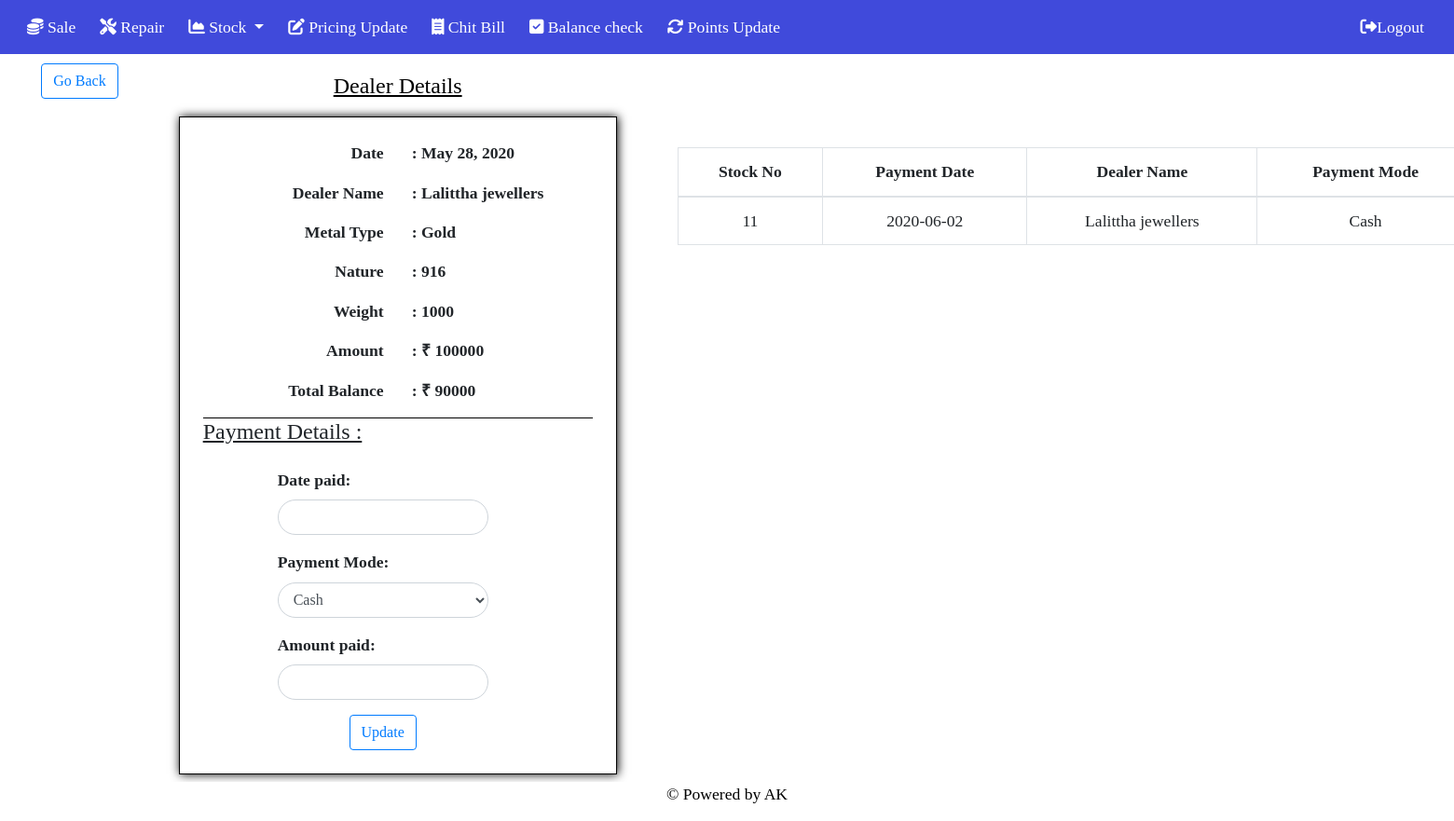
/shop/Resources/bulk/Pay/6/ (signed in), run on the app's committed database.
### Myapp/models.py (models this page shows, shortened)
class StockAdd(models.Model):
    Stock_No = models.CharField(max_length=512,default="")
    Dealer_Name = models.CharField(max_length=32,default="")
    Metal_Type = models.CharField(choices=Item_Type,max_length=16,default="Gold")
    Nature = models.CharField(choices=Weight_choice,max_length=8,default="916")
    Weight = models.CharField(max_length=128,default="")
    Amount = models.CharField(max_length=32,default="")
    Date = models.DateField(default=date.today().strftime("%Y-%m-%d"))

class StockPaid(models.Model):
    Dealer = models.ForeignKey(StockAdd,on_delete=models.CASCADE,null = True, blank = True)
    Payment_Mode = models.CharField(choices=Payment_choices,max_length=16,default="Cash")
    Payment = models.CharField(max_length=1024,default="[]")
    Amount_Paid = models.CharField(max_length=1024,default="[]")
    Date_Paid = models.CharField(max_length=1024,default="[]")
    TotalBalance = models.CharField(max_length=16,default="0")

### Myapp/views.py (the view)
# urls.py: url(r'^Resources/bulk/Pay/(?P<pk_payn>\d+)/$',views.ResourceBulkPayPk,name="resourcebulkPayPk"),
@login_required
def ResourceBulkPayPk(request,pk_payn):
    dataid = models.StockAdd.objects.filter(id = pk_payn)
    dataid_object = get_object_or_404(models.StockAdd,id = pk_payn)
    check = models.StockPaid.objects.filter(Dealer = dataid_object)
    if check:
        pass
    else:
        models.StockPaid.objects.create(Dealer = dataid_object,TotalBalance = dataid_object.Amount)
    dataobj = get_object_or_404(models.StockPaid,Dealer = dataid_object)
    zippedlist = zip(json.loads(dataobj.Payment),json.loads(dataobj.Amount_Paid),json.loads(dataobj.Date_Paid))
    if request.method == "POST":
        Payform = forms.ResourceBulkPayForm(request.POST)
        if Payform.is_valid():
            obj = get_object_or_404(models.StockPaid,Dealer = dataid_object)
            cal = Calculators()
            if float(obj.TotalBalance) >= float(request.POST.get("Amount_paid")) and float(request.POST.get("Amount_paid")) != 0.0:
                PaymentChoiceList = cal.updatelist(obj.Payment,request.POST.get("Payment_Mode"))
                AmountPaidList = cal.updatelist(obj.Amount_Paid,request.POST.get("Amount_paid"))
                DatePaidList = cal.updatelist(obj.Date_Paid,request.POST.get("Date_Paid"))
                bal = int(obj.TotalBalance)-int(request.POST.get("Amount_paid"))
                models.StockPaid.objects.filter(Dealer = dataid_object).update(
                    Payment = PaymentChoiceList,Amount_Paid = AmountPaidList,
                    Date_Paid = DatePaidList,TotalBalance = str(bal)
                )
                return redirect(reverse("jewel:resourcebulkPayPk",kwargs={"pk_payn":pk_payn}))
            else:
                Payform = forms.ResourceBulkPayForm(request.POST)
                return render(request,"ResourceUpdate/ResourceBulkPay.html",{"Payform":Payform,"dataid":dataid,"paid_list":check,"zippedlist":zippedlist,
                    "TB":dataobj.TotalBalance,"error":"Check Payment"})
    else:
        Payform = forms.ResourceBulkPayForm()
        return render(request,"ResourceUpdate/ResourceBulkPay.html",{"Payform":Payform,"dataid":dataid,"paid_list":check,"zippedlist":zippedlist,
                    "TB":dataobj.TotalBalance,"Today":str(date.today())})

### Myapp/forms.py
class ResourceBulkPayForm(forms.ModelForm):
    a= date.today().strftime("%Y-%m-%d")
    Date_Paid = forms.DateField(widget= DatePickerInput(format='%Y-%m-%d',options={
        "maxDate":a
    }))
    Amount_paid = forms.CharField(max_length=16)
    def __init__(self,*args,**kwargs):
        super(ResourceBulkPayForm,self).__init__(*args,**kwargs)
        for field in iter(self.fields):
            self.fields[field].widget.attrs.update({
                'class': 'form-control',
            })
    class Meta:
        model = models.StockPaid
        fields = ("Date_Paid","Payment_Mode","Amount_paid")

### Myapp/templates/ResourceUpdate/ResourceBulkPay.html (shortened to what this page needs)
{% extends 'FirstApp/base.html' %}
{% block body-block %}
<div class="content" style="width: 1850px;">
<div class="row">
    <div class="col-1" style="text-align: right;">
        <a href="{% url 'jewel:resourcebulkPay' %}" class="btn btn-outline-primary" style="margin-top: 10px;margin-left: 10px;">Go Back</a>
    </div>
    <div class="col-3 column1" style="margin-bottom: 50px;">
        <div class="col3head">
            <h4><u>Dealer Details</u></h4>
        </div>
        <div class="row rowid">
            {% for data in dataid %}
                <div class="col-6" style="text-align: right;border-bottom: 1px solid black;">
                    <p>Date </p>
                    <p>Dealer Name </p>
                    <p>Metal Type </p>
                    <p>Nature </p>
                    <p>Weight </p>
                    <p>Amount </p>
                    <p>Total Balance</p>
                </div>
                <div class="col-6" style="text-align: left;border-bottom: 1px solid black;">
                    <p>: {{data.Date}}</p>
                    <p>: {{data.Dealer_Name}}</p>
                    <p>: {{data.Metal_Type}}</p>
                    <p>: {{data.Nature}}</p>
                    <p>: {{data.Weight}}</p>
                    <p>: &#x20B9; {{data.Amount}}</p>
                    <p>: &#x20B9; {{TB}}</p>
                </div>
            {% endfor %}
            <p><h4><u>Payment Details : </u></h4></p>
            {% if TB != "0" %}
                <form  method="post" class="payform">
                    <div class="payform-body">
                        {{Payform.as_p}}
                    </div>
                    <div class="payform-tail">
                        <button type="submit" class="btn btn-outline-primary">Update</button>
                    </div>
                </form>
            {% endif %}
        </div>
    </div>
    <div class="col-6" style="margin-bottom: 50px;">
        <table class="table table-bordered" style="margin-top: 100px;margin-left: 50px;text-align: center;width: 1000px;">
            <thead>
                <tr>
                    <th scope="col">Stock No</th>
                    <th scope="col">Payment Date</th>
                    <th scope="col">Dealer Name</th>
                    <th scope="col">Payment Mode</th>
                </tr>
            </thead>
            <tbody>
                {% for datas in paid_list %}
                    {% for data in zippedlist %}
                        <tr>
                            <td>{{datas.Dealer.Stock_No}}</td>
                            <td>{{data.2}}</td>
                            <td>{{datas.Dealer.Dealer_Name}}</td>
                            <td>{{data.0}}</td>
                        </tr>
                    {% endfor %}
                {% endfor %}
            </tbody>
        </table>
    </div>
</div>
</div>
{% endblock %}

### Myapp/templates/ResourceUpdate/ResourceBulkPay.html (style rules this page uses)
.column1 { margin-left: 50px; margin-top: 10px; }
.col3head { padding: 10px; text-align: center; color: black; }
.rowid { border: 1px solid black; padding: 25px; font-weight: bold; font-size: 100%; font-family: 'Times New Roman', Times, serif; box-shadow: black 1px 0px 10px; }
.payform { margin-left: 80px; }
.payform-tail { text-align: center; }
.payform-body { margin-top: 10px; }
.form-control { border-radius: 20px; }

### data on the page
StockAdd: Date "May 28, 2020", Dealer_Name "Lalittha jewellers", Metal_Type "Gold", Nature "916", Weight "1000", Amount "100000"
StockPaid: TotalBalance "90000", Dealer.Stock_No "11", data "2020-06-02", Dealer.Dealer_Name "Lalittha jewellers", data "Cash"
